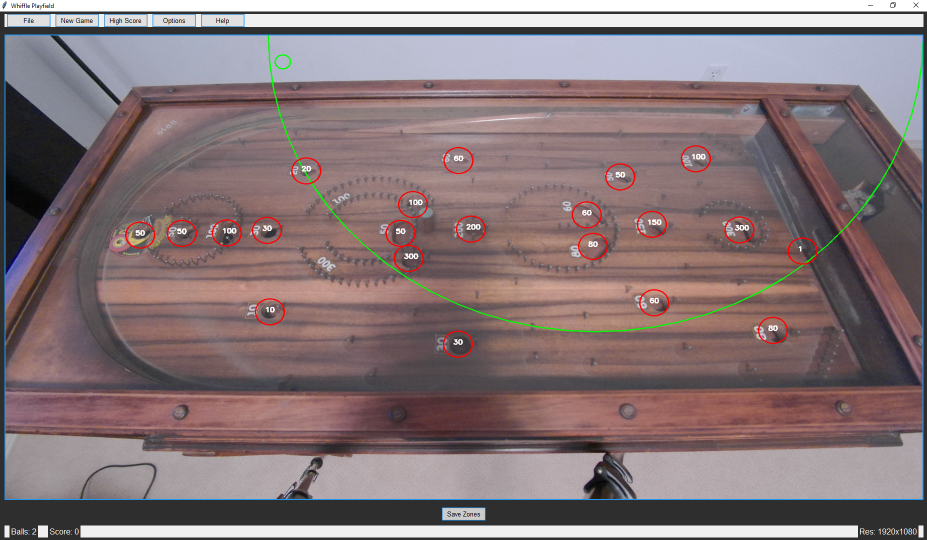
#> input picture 2.2/whiffle_tau.PNG, 1853 x 1080 px (shown at 1/2 size); its folder holds only this picture in this run
$ python -i whiffle_tau.py   (imports and definitions only)
#> lines starting #> are read from the running program, lines starting #| are printed output that depends on the picture; after the words box and inside, x2 and y2 are one past the last pixel; in counts of white or black regions, pixels touching at a corner belong together
#> further down, picture is the input picture: shape (1080, 1853, 3); mean B, G, R 118.8, 116.3, 133.1
import cv2
import numpy as np
import json
import os
import sys
import time
import tkinter as tk
from tkinter import ttk
from tkinter import simpledialog
from PIL import Image, ImageTk

# Fixed radius for scoring zones
ZONE_RADIUS = 30  # Scoring radius
CALIBRATION_VISUAL_RADIUS = 15  # Visual feedback radius
TOTAL_ZONES = 21  # Number of zones to trigger automatic save

# Files
CALIBRATION_FILE = "whiffle_zones.json"
HIGH_SCORE_FILE = "whiffle_high_score.json"

# Detection settings
BALL_COLOR_RANGE = {"lower_white": [0, 0, 200], "upper_white": [180, 50, 255]}

# Game state
current_score = 0
high_score = 0

# [46 lines left out: functions load_point_zones, save_point_zones, load_high_score, save_high_score, set_webcam_resolution, not called in this run]

def detect_balls(frame):
    hsv = cv2.cvtColor(frame, cv2.COLOR_BGR2HSV)
#> hsv: shape (1080, 1853, 3); mean H, S, V 92.1, 44.4, 137.8
    lower_white = np.array(BALL_COLOR_RANGE["lower_white"])
    upper_white = np.array(BALL_COLOR_RANGE["upper_white"])
    mask = cv2.inRange(hsv, lower_white, upper_white)
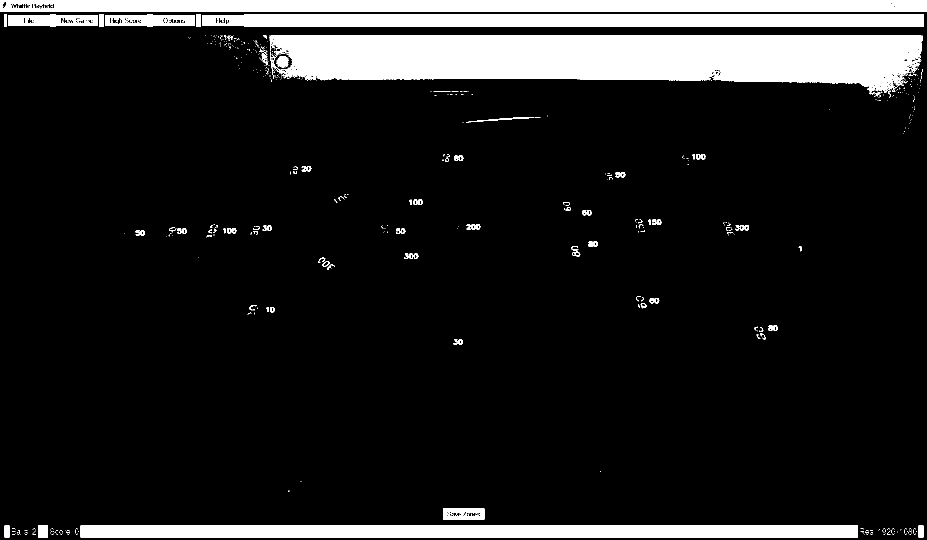
#> mask: shape (1080, 1853) (shown at 1/2 size); 12.3% white; 543 white regions (461 under 20 px), largest, box (x1, y1, x2, y2) and area: (540, 71, 1845, 193) 113721, (0, 0, 1853, 23) 41891, (161, 1051, 1716, 1075) 37320
    mask = cv2.erode(mask, None, iterations=2)
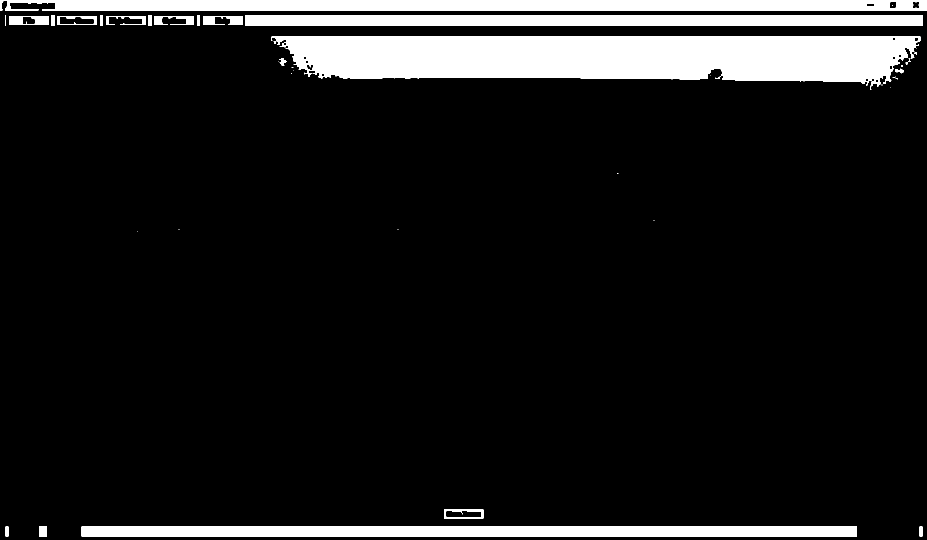
#> mask: shape (1080, 1853) (shown at 1/2 size); 10.4% white; 42 white regions (21 under 20 px), largest, box (x1, y1, x2, y2) and area: (543, 73, 1841, 179) 103039, (0, 0, 1853, 21) 37163, (163, 1053, 1714, 1073) 31020
    mask = cv2.dilate(mask, None, iterations=2)
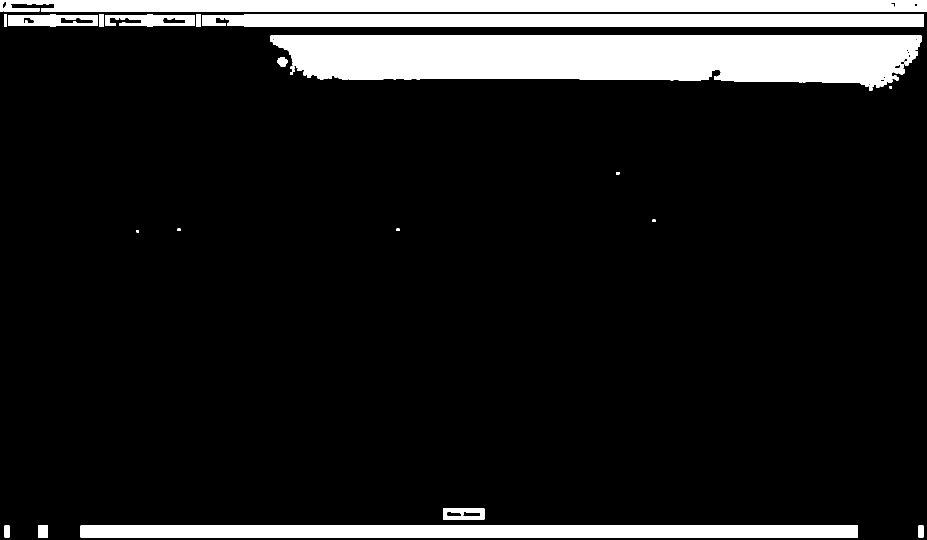
#> mask: shape (1080, 1853) (shown at 1/2 size); 11.8% white; 28 white regions
    contours, _ = cv2.findContours(mask, cv2.RETR_EXTERNAL, cv2.CHAIN_APPROX_SIMPLE)
#> contours = 27 contours, 2 with area under 20; largest, box (x1, y1, x2, y2) and area: (541, 71, 1843, 181) 109602, (0, 0, 1853, 23) 39843, (161, 1051, 1716, 1075) 35742, (489, 28, 1847, 54) 33925, (886, 1017, 969, 1039) 1722

    balls = []
    for contour in contours:
        ((x, y), radius) = cv2.minEnclosingCircle(contour)
        if radius > 10:
            balls.append((int(x), int(y), int(radius)))
#> this loop made 27 passes
#> (contour, x, y, radius) on passes 1 to 8: ([[1837, 1051], [1837, 1074], [1846, 1074], [1846, 1051]], 1841.5, 1062.5, 12.35), ([[161, 1051], [161, 1074], [1715, 1074], [1715, 1051]], 938, 1062.5, 777.1), ([[76, 1051], [76, 1074], [95, 1074], [95, 1051]], 85.5, 1062.5, 14.92), ([[9, 1051], [9, 1074], [18, 1074], [18, 1051]], 13.5, 1062.5, 12.35), ([[886, 1017], [886, 1038], [968, 1038], [968, 1017]], 927, 1027.5, 42.32), ([[273, 460], [273, 464], [277, 464], [277, 460]], 275, 462, 2.83), ([[793, 457], [793, 461], [798, 461], [798, 457]], 795.5, 459, 3.2), ([[355, 457], [355, 461], [360, 461], [360, 457]], 357.5, 459, 3.2)
#> (x, y, radius) on passes 12, 14, 15, 16, 17, 18: (584, 144, 6.4), (564.5, 122.7, 10.8), (1191.5, 77, 650.5), (445, 40.5, 42.32), (348, 40.5, 42.32), (251, 40.5, 42.32)
#> after the loop, balls = 19 items, first 6: (1841, 1062, 12), (938, 1062, 777), (85, 1062, 14), (13, 1062, 12), (927, 1027, 42), (564, 122, 10)
    return balls

# [9 lines left out: function calculate_score, not called in this run]

class OptionsWindow:
    # [56 lines left out: functions __init__, save, not called in this run]

    def close(self):
        self.root.destroy()
        self.on_close_callback()

class HelpWindow:
    # [35 lines left out: function __init__, not called in this run]

    def close(self):
        self.root.destroy()
        self.on_close_callback()

class WhiffleGame:
    # [151 lines left out: functions __init__, file_menu, save_file, load_file, new_game, high_score and 3 more, not called in this run]

    def resume_frame(self):
        self.paused = False
        self.update_frame()

    # [132 lines left out: functions queue_save_zones, canvas_click, update_frame, not called in this run]

    def destroy(self):
        self.cap.release()
        self.root.destroy()

# [4 lines not run here, left out]

>>> import cv2
>>> picture = cv2.imread('whiffle_tau.PNG')
>>> result = detect_balls(picture)
#> result has the same summary as balls in detect_balls
